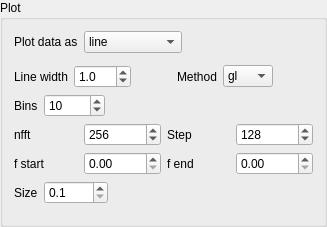
                    <widget class="QGroupBox" name="groupBox_33">
                     <property name="title">
                      <string>Plot</string>
                     </property>
                     <layout class="QGridLayout" name="gridLayout_12">
                      <item row="3" column="0">
                       <widget class="QWidget" name="_1dPltSpec" native="true">
                        <layout class="QHBoxLayout" name="horizontalLayout_104">
                         <property name="margin">
                          <number>0</number>
                         </property>
                         <item>
                          <layout class="QGridLayout" name="gridLayout_16">
                           <property name="leftMargin">
                            <number>0</number>
                           </property>
                           <item row="0" column="0">
                            <widget class="QLabel" name="label_100">
                             <property name="text">
                              <string>nfft</string>
                             </property>
                            </widget>
                           </item>
                           <item row="0" column="1">
                            <widget class="QSpinBox" name="_1dPltNfft">
                             <property name="maximum">
                              <number>10000</number>
                             </property>
                             <property name="singleStep">
                              <number>32</number>
                             </property>
                             <property name="value">
                              <number>256</number>
                             </property>
                            </widget>
                           </item>
                           <item row="0" column="3">
                            <widget class="QSpinBox" name="_1dPltStep">
                             <property name="maximum">
                              <number>10000</number>
                             </property>
                             <property name="singleStep">
                              <number>32</number>
                             </property>
                             <property name="value">
                              <number>128</number>
                             </property>
                            </widget>
                           </item>
                           <item row="0" column="2">
                            <widget class="QLabel" name="label_102">
                             <property name="text">
                              <string>Step</string>
                             </property>
                            </widget>
                           </item>
                           <item row="1" column="0">
                            <widget class="QLabel" name="label">
                             <property name="text">
                              <string>f start</string>
                             </property>
                            </widget>
                           </item>
                           <item row="1" column="2">
                            <widget class="QLabel" name="label_130">
                             <property name="text">
                              <string>f end</string>
                             </property>
                            </widget>
                           </item>
                           <item row="1" column="1">
                            <widget class="QDoubleSpinBox" name="_1dPltfStart">
                             <property name="maximum">
                              <double>10000.000000000000000</double>
                             </property>
                            </widget>
                           </item>
                           <item row="1" column="3">
                            <widget class="QDoubleSpinBox" name="_1dPltfEnd">
                             <property name="maximum">
                              <double>10000.000000000000000</double>
                             </property>
                            </widget>
                           </item>
                          </layout>
                         </item>
                        </layout>
                       </widget>
                      </item>
                      <item row="0" column="0">
                       <layout class="QHBoxLayout" name="horizontalLayout_96">
                        <property name="spacing">
                         <number>6</number>
                        </property>
                        <property name="topMargin">
                         <number>0</number>
                        </property>
                        <property name="bottomMargin">
                         <number>6</number>
                        </property>
                        <item>
                         <widget class="QLabel" name="label_91">
                          <property name="text">
                           <string>Plot data as</string>
                          </property>
                         </widget>
                        </item>
                        <item>
                         <widget class="QComboBox" name="_1dPltPick">
                          <item>
                           <property name="text">
                            <string>line</string>
                           </property>
                          </item>
                          <item>
                           <property name="text">
                            <string>histogram</string>
                           </property>
                          </item>
                          <item>
                           <property name="text">
                            <string>spectrogram</string>
                           </property>
                          </item>
                          <item>
                           <property name="text">
                            <string>marker</string>
                           </property>
                          </item>
                         </widget>
                        </item>
                        <item>
                         <spacer name="horizontalSpacer_133">
                          <property name="orientation">
                           <enum>Qt::Horizontal</enum>
                          </property>
                          <property name="sizeHint" stdset="0">
                           <size>
                            <width>40</width>
                            <height>20</height>
                           </size>
                          </property>
                         </spacer>
                        </item>
                       </layout>
                      </item>
                      <item row="2" column="0">
                       <widget class="QWidget" name="_1dPltHist" native="true">
                        <layout class="QHBoxLayout" name="horizontalLayout_97">
                         <property name="margin">
                          <number>0</number>
                         </property>
                         <item>
                          <widget class="QLabel" name="label_92">
                           <property name="text">
                            <string>Bins</string>
                           </property>
                          </widget>
                         </item>
                         <item>
                          <widget class="QSpinBox" name="_1dPltBins">
                           <property name="minimum">
                            <number>1</number>
                           </property>
                           <property name="maximum">
                            <number>10000</number>
                           </property>
                           <property name="value">
                            <number>10</number>
                           </property>
                          </widget>
                         </item>
                         <item>
                          <spacer name="horizontalSpacer_134">
                           <property name="orientation">
                            <enum>Qt::Horizontal</enum>
                           </property>
                           <property name="sizeHint" stdset="0">
                            <size>
                             <width>40</width>
                             <height>20</height>
                            </size>
                           </property>
                          </spacer>
                         </item>
                        </layout>
                       </widget>
                      </item>
                      <item row="1" column="0">
                       <widget class="QWidget" name="_1dPltLine" native="true">
                        <layout class="QHBoxLayout" name="horizontalLayout_103">
                         <property name="margin">
                          <number>0</number>
                         </property>
                         <item>
                          <widget class="QLabel" name="label_99">
                           <property name="text">
                            <string>Line width</string>
                           </property>
                          </widget>
                         </item>
                         <item>
                          <widget class="QDoubleSpinBox" name="_1dLineWidth">
                           <property name="decimals">
                            <number>1</number>
                           </property>
                           <property name="minimum">
                            <double>0.100000000000000</double>
                           </property>
                           <property name="maximum">
                            <double>100.000000000000000</double>
                           </property>
                           <property name="singleStep">
                            <double>0.100000000000000</double>
                           </property>
                           <property name="value">
                            <double>1.000000000000000</double>
                           </property>
                          </widget>
                         </item>
                         <item>
                          <spacer name="horizontalSpacer_165">
                           <property name="orientation">
                            <enum>Qt::Horizontal</enum>
                           </property>
                           <property name="sizeHint" stdset="0">
                            <size>
                             <width>40</width>
                             <height>20</height>
                            </size>
                           </property>
                          </spacer>
                         </item>
                         <item>
                          <widget class="QLabel" name="label_101">
                           <property name="text">
                            <string>Method</string>
                           </property>
                          </widget>
                         </item>
                         <item>
                          <widget class="QComboBox" name="_1dLineMeth">
                           <item>
                            <property name="text">
                             <string>gl</string>
                            </property>
                           </item>
                           <item>
                            <property name="text">
                             <string>agg</string>
                            </property>
                           </item>
                          </widget>
                         </item>
                         <item>
                          <spacer name="horizontalSpacer_141">
                           <property name="orientation">
                            <enum>Qt::Horizontal</enum>
                           </property>
                           <property name="sizeHint" stdset="0">
                            <size>
                             <width>40</width>
                             <height>20</height>
                            </size>
                           </property>
                          </spacer>
                         </item>
                        </layout>
                       </widget>
                      </item>
                      <item row="4" column="0">
                       <widget class="QWidget" name="_1dPltMark" native="true">
                        <layout class="QHBoxLayout" name="horizontalLayout_122">
                         <property name="leftMargin">
                          <number>0</number>
                         </property>
                         <property name="topMargin">
                          <number>0</number>
                         </property>
                         <property name="rightMargin">
                          <number>0</number>
                         </property>
                         <item>
                          <widget class="QLabel" name="label_120">
                           <property name="text">
                            <string>Size</string>
                           </property>
                          </widget>
                         </item>
                         <item>
                          <widget class="QDoubleSpinBox" name="_1dMarkSize">
                           <property name="decimals">
                            <number>1</number>
                           </property>
                           <property name="minimum">
                            <double>0.100000000000000</double>
                           </property>
                           <property name="maximum">
                            <double>1000.000000000000000</double>
                           </property>
                          </widget>
                         </item>
                         <item>
                          <spacer name="horizontalSpacer_170">
                           <property name="orientation">
                            <enum>Qt::Horizontal</enum>
                           </property>
                           <property name="sizeHint" stdset="0">
                            <size>
                             <width>40</width>
                             <height>20</height>
                            </size>
                           </property>
                          </spacer>
                         </item>
                        </layout>
                       </widget>
                      </item>
                     </layout>
                    </widget>
